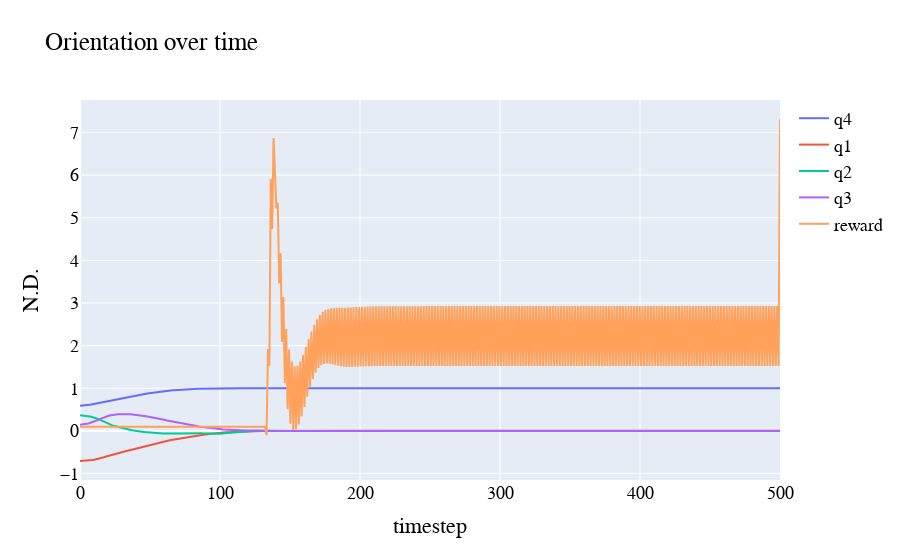

Notebook code for this chart:
### Code cell
fig = go.Figure()

fig.add_trace(go.Scatter(x=x, y=q4,
                    mode='lines',
                    name='q4'))
fig.add_trace(go.Scatter(x=x, y=q1,
                    mode='lines',
                    name='q1'))
fig.add_trace(go.Scatter(x=x, y=q2,
                    mode='lines',
                    name='q2'))
fig.add_trace(go.Scatter(x=x, y=q3,
                    mode='lines',
                    name='q3'))

fig.add_trace(go.Scatter(x=x, y=reward_list,
                    mode='lines',
                    name='reward'))


fig.update_layout(
    title="Orientation over time",
    xaxis_title="timestep",
    yaxis_title="N.D.",
    font=dict(
        family="Arial",
        size=18,
        color="#000000"
    )
)

fig.show()

### Figure 1 — Plotly figure (JSON) as saved in the notebook; plotly's stock layout.template omitted (floating-point values rounded to 4 significant figures; data arrays with more than 128 entries replaced by an {"elided": "..."} marker saying what was removed)
{"data": [{"mode": "lines", "name": "q4", "type": "scatter", "x": {"elided": "500 float values"}, "y": {"elided": "500 float values"}}, {"mode": "lines", "name": "q1", "type": "scatter", "x": {"elided": "500 float values"}, "y": {"elided": "500 float values"}}, {"mode": "lines", "name": "q2", "type": "scatter", "x": {"elided": "500 float values"}, "y": {"elided": "500 float values"}}, {"mode": "lines", "name": "q3", "type": "scatter", "x": {"elided": "500 float values"}, "y": {"elided": "500 float values"}}, {"mode": "lines", "name": "reward", "type": "scatter", "x": {"elided": "500 float values"}, "y": {"elided": "500 float values"}}], "layout": {"font": {"color": "#000000", "family": "Arial", "size": 18}, "title": {"text": "Orientation over time"}, "xaxis": {"title": {"text": "timestep"}}, "yaxis": {"title": {"text": "N.D."}}}}
